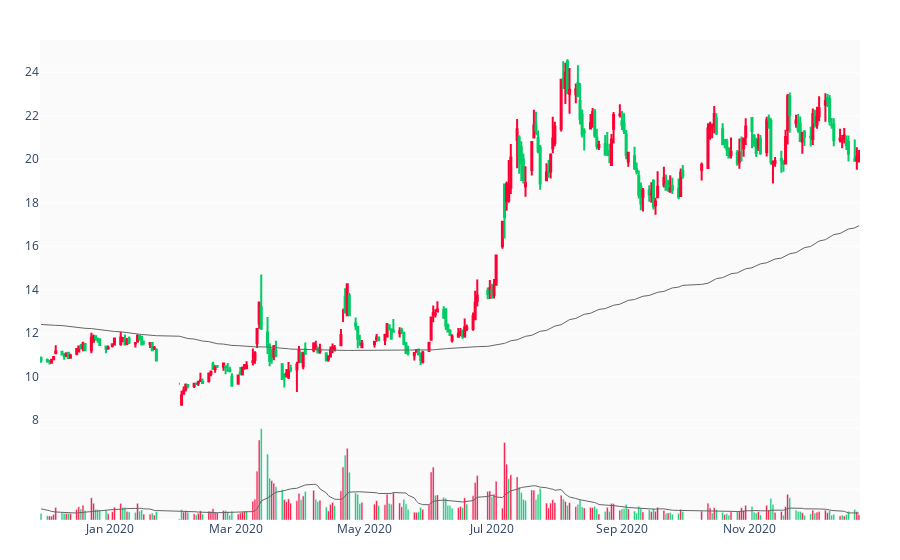

This figure's notebook cell:
### Code cell
draw(mkt, 260, 200, 20)

### Figure 1 — Plotly figure (JSON) as saved in the notebook; plotly's stock layout.template omitted (floating-point values rounded to 4 significant figures; data arrays with more than 128 entries replaced by an {"elided": "..."} marker saying what was removed)
{"data": [{"close": {"elided": "260 float values"}, "decreasing": {"line": {"color": "#00CC66"}}, "high": {"elided": "260 float values"}, "increasing": {"line": {"color": "#FF0033"}}, "low": {"elided": "260 float values"}, "open": {"elided": "260 float values"}, "type": "candlestick", "x": {"elided": "260 str values"}, "yaxis": "y2"}, {"marker": {"color": {"elided": "260 str values"}}, "type": "bar", "x": {"elided": "260 str values"}, "y": {"elided": "260 int values"}, "yaxis": "y"}, {"hoverinfo": "none", "line": {"width": 1}, "marker": {"color": "#666"}, "type": "scatter", "x": {"elided": "260 str values"}, "y": {"elided": "260 float values"}, "yaxis": "y2"}, {"hoverinfo": "none", "line": {"width": 1}, "marker": {"color": "#666"}, "type": "scatter", "x": {"elided": "260 str values"}, "y": {"elided": "260 float values"}, "yaxis": "y"}], "layout": {"autosize": true, "margin": {"b": 40, "l": 40, "r": 40, "t": 40}, "plot_bgcolor": "rgb(250, 250, 250)", "showlegend": false, "xaxis": {"autorange": true, "range": ["2019-11-28 12:00", "2020-12-23 12:00"], "rangeslider": {"visible": false, "yaxis": {}, "yaxis2": {}}, "type": "date"}, "yaxis": {"autorange": true, "domain": [0, 0.2], "range": [0, 62700000.0], "showticklabels": false, "type": "linear"}, "yaxis2": {"autorange": true, "domain": [0.2, 1], "range": [7.827, 25.48], "type": "linear"}}}
